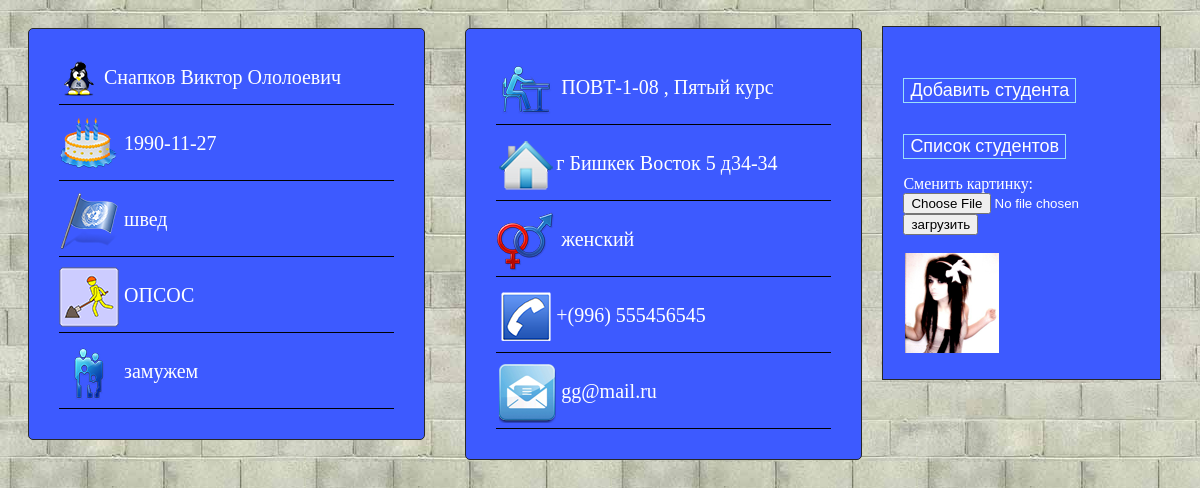
Page /view.php?user=15 on the committed database.
### tables this page shows
CREATE TABLE IF NOT EXISTS `students` (
  `id` int(11) NOT NULL AUTO_INCREMENT COMMENT 'идентификатор юзера',
  `firstname` varchar(55) NOT NULL COMMENT 'имя студента',
  `lastname` varchar(55) NOT NULL COMMENT 'Фамилия',
  `middlename` varchar(55) NOT NULL COMMENT 'отчество студента',
  `birthday` date NOT NULL COMMENT 'дата рождения',
  `national` varchar(55) NOT NULL,
  `sex` int(10) NOT NULL,
  `address` varchar(256) NOT NULL,
  `work` varchar(256) NOT NULL,
  `edu` varchar(256) NOT NULL,
  `family` varchar(55) NOT NULL,
  `grup` varchar(54) NOT NULL COMMENT 'группа',
  `course` varchar(55) NOT NULL,
  `phone` int(55) NOT NULL,
  `email` varchar(55) NOT NULL,
  `key` int(55) NOT NULL,
  `avatar` varchar(50) NOT NULL COMMENT 'Картинко',
  PRIMARY KEY (`id`)
);

### view.php (the view, shortened to what this page needs)
<!DOCTYPE HTML>
<html>
	<head>
		<link rel="stylesheet" href="css/style.css" type="text/css" media="screen" />
	</head>
	<body>
<?php
include "config.php";
include "secure.php";
if($_SERVER['REQUEST_METHOD']=='GET'){
	$sec=new Security();
	$id=$sec->secure($_GET['user'],2);
	$STH=$DBH->query("SELECT id,firstname,lastname,middlename,birthday,national,work,family,address,sex,edu,grup,course,phone,email,avatar FROM students WHERE id=$id");
	$STH->setFetchMode(PDO::FETCH_OBJ);
	$row=$STH->fetch();
	?>
<div class='user'>
<p>
<img src=img/profile.png align='center'> <?=$row->lastname;?> <?=$row->firstname;?> <?=$row->middlename;?></p>
<p>
<img src=img/birthday.png align='center'> <?=$row->birthday;?></p>
<p>
<img src=img/nation.png align='center'> <?=$row->national;?></p>
<p>
<img src=img/job.png align='center'> <?=$row->work;?></p>
<p>
<img src=img/family.png align='center'> <?=$row->family;?></p>
</div>
<div class='user'>
	<p>
<img src=img/study.png align='center'> <?=$row->grup;?> , <?=$row->course;?> курс
</p>
<p>
<img src=img/address.png align='center'><?=$row->address;?></p>
<p>
<img src=img/sex.png align='center'> <?=($row->sex==1 ? 'мужской':'женский' )?></p>
<p>
<img src=img/phone.png align='center'><?php if(strlen($row->phone)<=6){echo $row->phone; }else{echo "+(996) $row->phone";} ?>
</p>
<p>
<img src=img/email.png align='center'> <?=$row->email;?>
</p>
</div>
<div class='nav'><p>
<a href=index.php><button class='blue' >Добавить студента</button></a>
</p>
<p>
<a href=show.php><button class='blue' >Список студентов</button></a>
</p>
<p>
<form name="upload" action="image.php" method="POST" ENCTYPE="multipart/form-data">
 Сменить картинку: <input type="file" name="userfile">
 <input type="submit" name="upload" value="загрузить">
</form>
	</p>
	<img id='image' src=photos/<? if(empty($row->avatar)){echo "lol.jpg";}else{echo $row->avatar;}?>>
</div>
	<?php
}
?>

### css/style.css (style rules this page uses)
body { background:url(../img/bg.jpg); }
button.blue { color:#fff; background-color: #3D5AFF; margin-top:15px; font-size:18px; border:1px solid #9BDFFA; }
.user { border:1px solid #282828; width:30%; margin:20px; padding: 20px; background: #3D5AFF; color:#fff; display: block; float: left; border-radius:5px; }
.user p { margin: 10px; border-bottom:1px solid black; padding-bottom: 5px; font-size:20px; }
.nav { border:1px solid #282828; width:20%; margin:0px; padding: 20px; background: #3D5AFF; color:#fff; display: block; float: left; }
#image { max-width:400px; max-height:400px; border:2px solid #3D5AFF ; }

### rows in the picture
students: lastname "Снапков", firstname "Виктор", middlename "Ололоевич", birthday "1990-11-27", national "швед", work "ОПСОС", family "замужем", grup "ПОВТ-1-08", course "Пятый", address "г Бишкек Восток 5 д34-34", phone "555456545", email "gg@mail.ru", avatar (picture)
